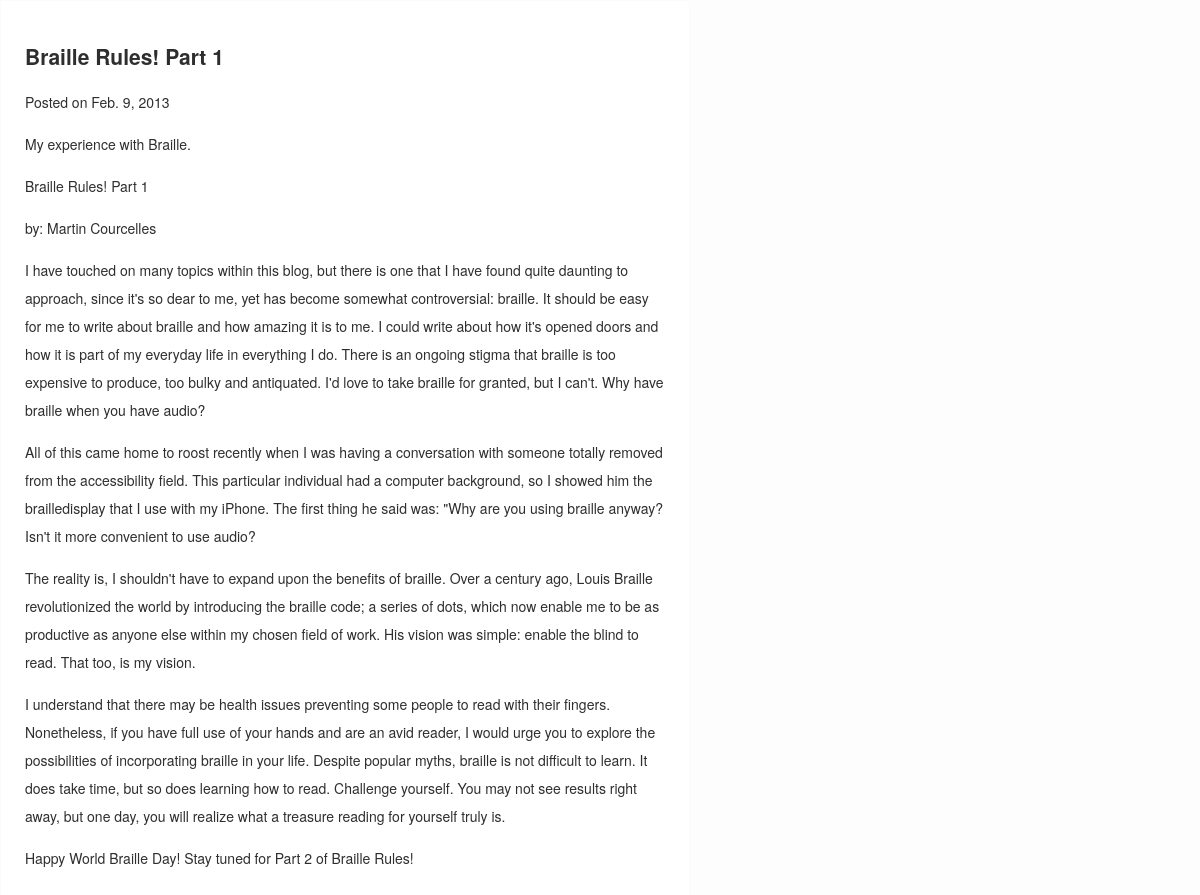
/001/, run on the app's committed database.
### blog/models.py (models this page shows, shortened)
class Post(models.Model):
	title = models.CharField(max_length=255)
	slug = models.SlugField(unique=True, max_length=255)
	description = models.CharField(max_length=255)
	content = models.TextField()
	published = models.BooleanField(default=True)
	created = models.DateTimeField(auto_now_add=True)
	class meta:
		order =['-created']

### blog/views.py (the view)
# urls.py: url(r'^(?P<slug>[\w\-]+)/$', 'blog.views.post'),
def post(request, slug):
	post = get_object_or_404(Post, slug=slug)
	markdown_post = markdown.markdown(post.content)
	return render(request, 'blog/post.html', {'post': post, 'content': markdown_post})

### netmag/templates/blog/post.html (shortened to what this page needs)
{% extends 'base.html' %}
{% block content %}
<article>
<header>
<h1> {{post.title}} </h1>
<p>Posted on
<time datetime="{{post.created|date:"c"}}">
{{post.created|date}}
</time>
</p>
</header>
<p class="description">
{{post.description}}
</p>
{{content|safe}}
</article>
{% endblock %}

### netmag/static/style.css (style rules this page uses)
body { background-color: #fdfdfd; color: #2e2e2e; margin: 0; padding: 0; font-size: 14px; line-height: 28px; font-family: 'Helvetica Neue', Helvetica, Arial, sans-serif; }

### data on the page
Post: title "Braille Rules! Part 1", created "Feb. 9, 2013", description "My experience with Braille.", title "Braille Rules! Part 1 by: Martin Courcelles I have touched on many topics within this blog, but there is one that I have found quite daunting to approach, since it's so dear to me, yet has become somewhat controversial: braille. It should be easy for me to write about braille and how amazing it is to me. I could write about how it's opened doors and how it is part of my everyday life in everything I do. There is an ongoing stigma that braille is too expensive to produce, too bulky and antiquated. I'd love to take braille for granted, but I can't. Why have braille when you have audio? All of this came home to roost recently when I was having a conversation with someone totally removed from…"
